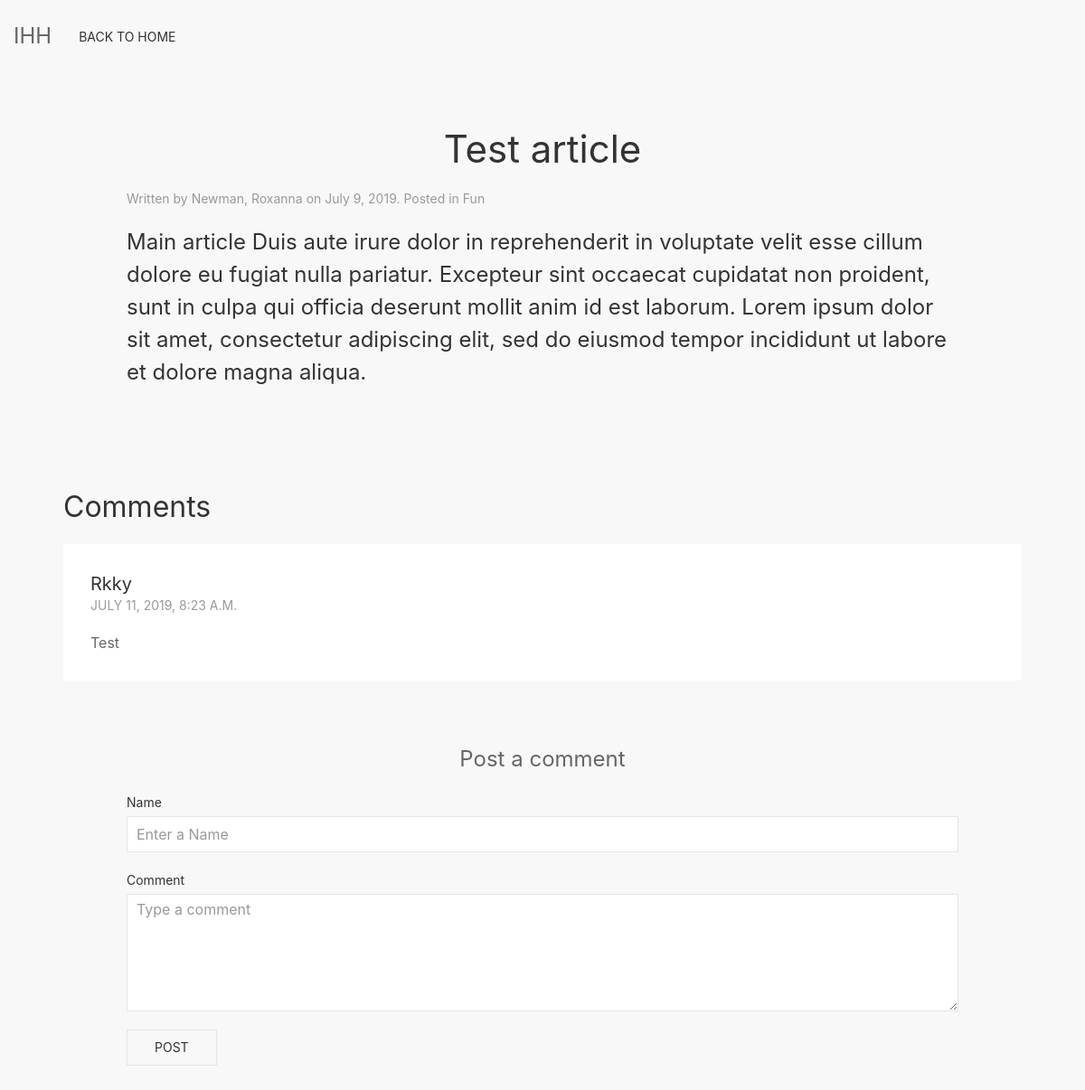
Page /Blog/2 on the committed database.
### testsite/models.py (models this page shows, shortened)
class Article(models.Model):
    title = models.CharField(max_length=300)
    author = models.ForeignKey('Author', on_delete=models.SET_NULL, null=True)
    summary = models.TextField(max_length=1000, help_text='Enter a brief description of the book')
    article= models.TextField(max_length= 1000, help_text= 'Write out your article here')
    filter = models.ManyToManyField(Filter, help_text='Select a filter for this article')
    publish_date = models.DateField(null=True, blank=True)

class Author(models.Model):
    first_name = models.CharField(max_length=100)
    last_name = models.CharField(max_length=100)
    class Meta:
        ordering = ['last_name', 'first_name']
    def __str__(self):
        return f'{self.last_name}, {self.first_name}'

class Filter(models.Model):
    name = models.CharField(max_length=200, help_text='Enter a Filter (e.g. Bill, News, Opinion e.t.c)')
    def __str__(self):
        return f"{self.name}"

class Comment(models.Model):
       author = models.CharField(max_length= 50)
       posted_on = models.DateTimeField(auto_now_add=True)
       body = models.TextField()
       article = models.ForeignKey('Article', on_delete=models.CASCADE )

### testsite/views.py (the view, shortened to what this page needs)
# urls.py: path('Blog/<int:article_id>', views.articles, name= 'article'),
def articles(request, article_id):
    try:
        article = Article.objects.get(pk= article_id)
        form = CommentForm()
        comments = Comment.objects.filter(article=article)
    except Article.DoesNotExist:
        raise Http404('Article does not exist')
    context =  {
         'article':article,
         'comments':comments,
         'form':form,
    }
    return render(request, 'testsite/Articles.html', context)

### testsite/forms.py
class CommentForm(forms.Form):
    author = forms.CharField(max_length = 50)
    body= forms.CharField(widget= forms.Textarea)

### testsite/templates/testsite/Articles.html (shortened to what this page needs)
{% extends "testsite/base.html" %}
{% block body %}
{% load static %}
<div class="uk-position-top uk-text-large">
    <nav class="uk-navbar-container uk-dark" uk-navbar>
        <div class="uk-navbar-left">
          <a class="uk-navbar-item uk-logo" href="{%url 'home'%}" uk-scroll>IHH</a>
          <ul class="uk-navbar-nav">
              <li class="uk-active"><a href="{% url 'home' %}">Back to Home</a></li>
            </ul>
        </div>
    </nav>
</div>
<div class="uk-padding-large uk-background-muted">
<div class="uk-padding-medium">
<article class="uk-article uk-padding-large">
<h1 class="uk-article-title uk-text-center uk-padding-medium">{{article.title}}</h1>
<p class="uk-article-meta uk-padding-medium">Written by <a href="#">{{article.author}}</a> on {{article.publish_date}}. Posted in <a href="#">{% for filter in article.filter.all %} {{ filter }}{% if not forloop.last %}, {% endif %}{% endfor %}</a></p>
<p class="uk-text-lead uk-padding-medium">{{article.article}}</p>
</article>
</div>
<h2 id ="Comments"> Comments </h2>
{% for comments in comments %}
<article  class="uk-comment uk-comment-primary uk-background-default">
    <header class="uk-comment-header uk-grid-medium uk-flex-middle" uk-grid>
        <div class="uk-width-expand">
            <h4 class="uk-comment-title uk-margin-remove"><a class="uk-link-reset" href="#">{{comments.author}}</a></h4>
            <ul class="uk-comment-meta uk-subnav uk-subnav-divider uk-margin-remove-top">
                <li><a href="#">{{comments.posted_on}}</a></li>
            </ul>
        </div>
    </header>
    <div class="uk-comment-body">
        <p>{{comments.body}}</p>
    </div>
</article>
{% endfor %}
<form class="uk-form-stacked uk-padding-large" action=/Blog/{{article.id}} method='POST'>
  <legend class="uk-legend uk-dark uk-heading-primary uk-text-center">Post a comment</legend>
    <div class="uk-margin">
        <label class="uk-form-label" for="form-stacked-text">Name</label>
        <div class="uk-form-controls">
            <input class="uk-input" id="form-stacked-text" name="author" type="text" placeholder="Enter a Name">
        </div>
    </div>
    <div class="uk-margin">
        <label class="uk-form-label" for="form-stacked-select">Comment</label>
        <div class="uk-form-controls">
 <textarea class="uk-textarea" rows="5" placeholder="Type a comment" name="body"></textarea>
        </div>
    </div>
     <button class="uk-button uk-button-default">Post</button>
</form>
</div>
{%endblock%}

### rows in the picture
Article: title "Test article", author "Newman, Roxanna", publish_date "July 9, 2019", article "Main article Duis aute irure dolor in reprehenderit in voluptate velit esse cillum dolore eu fugiat nulla pariatur. Excepteur sint occaecat cupidatat non proident, sunt in culpa qui officia deserunt mollit anim id est laborum. Lorem ipsum dolor sit amet, consectetur adipiscing elit, sed do eiusmod tempor incididunt ut labore et dolore magna aliqua."
Filter: name "Fun"
Comment: author "Rkky", posted_on "JULY 11, 2019, 8:23 A.M.", body "Test"
